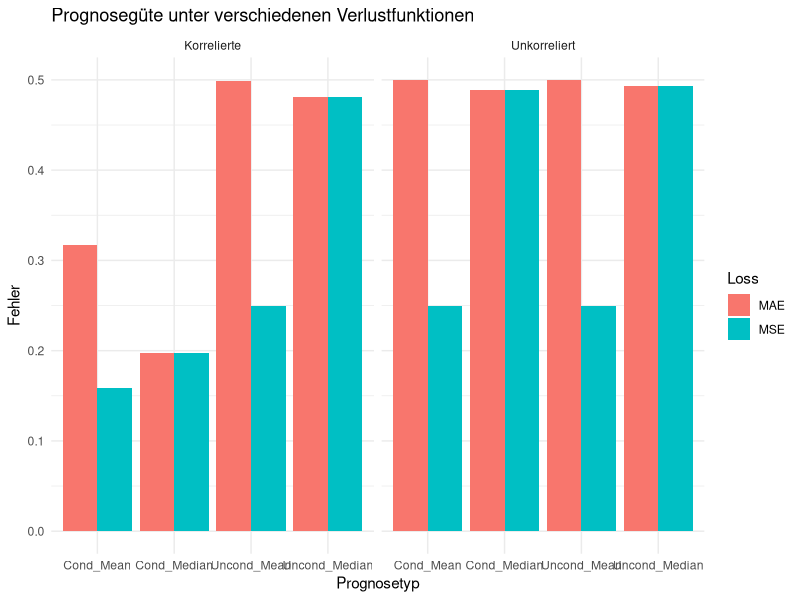

Write the R code that produced this figure.
## ---- chunk 1
# Lade here Paket
library(here)

# Optionen Rendering
knitr::opts_knit$set(root.dir = here())
knitr::opts_chunk$set(echo = TRUE,
                      message = FALSE,
                      warning = FALSE,
                      fig.align = "center",
                      fig.cap = "",
                      fig.height = 5,
                      fig.width = 8)

# Säubere Umgebung
rm(list=ls())

# Verwende "seed" für die Reproduzierbarkeit
set.seed(123)
## ---- chunk 2
n <- 1000

# Unkorrelierte Würfe
fair_flips <- rbinom(n, 1, 0.5)

# Korrelierte Würfe
correlated_flips <- numeric(n)
correlated_flips[1] <- rbinom(1, 1, 0.5)
p_stay <- 0.8

for (i in 2:n) {
  correlated_flips[i] <- ifelse(runif(1) < p_stay, correlated_flips[i-1], 1 - correlated_flips[i-1])
}
## ---- chunk 3
compute_forecast_errors <- function(flips) {
  y_actual <- flips[-1]
  y_lagged <- flips[-length(flips)]

  # Bedingter Mittelwert (empirisch geschätzt)
  prob_1_given_1 <- mean(y_actual[y_lagged == 1])
  prob_1_given_0 <- mean(y_actual[y_lagged == 0])

  cond_mean_forecast <- ifelse(y_lagged == 1, prob_1_given_1, prob_1_given_0)
  cond_median_forecast <- ifelse(cond_mean_forecast >= 0.5, 1, 0)

  # Unbedingte Varianten
  prob_1_uncond <- mean(y_lagged)
  uncond_mean_forecast <- rep(prob_1_uncond, length(y_actual))
  uncond_median_forecast <- ifelse(prob_1_uncond >= 0.5, 1, 0)

  mse <- function(a, f) mean((a - f)^2)
  mae <- function(a, f) mean(abs(a - f))

  data.frame(
    Forecast = c("Uncond_Mean", "Cond_Mean", "Uncond_Median", "Cond_Median"),
    MSE = c(mse(y_actual, uncond_mean_forecast),
            mse(y_actual, cond_mean_forecast),
            mse(y_actual, uncond_median_forecast),
            mse(y_actual, cond_median_forecast)),
    MAE = c(mae(y_actual, uncond_mean_forecast),
            mae(y_actual, cond_mean_forecast),
            mae(y_actual, uncond_median_forecast),
            mae(y_actual, cond_median_forecast))
  )
}

errors_fair <- compute_forecast_errors(fair_flips)
errors_corr <- compute_forecast_errors(correlated_flips)

errors_fair$Scenario <- "Unkorreliert"
errors_corr$Scenario <- "Korrelierte"
library(dplyr)
results <- bind_rows(errors_fair, errors_corr)
## ---- chunk 4
library(tidyr)
results_long <- pivot_longer(results, cols = c(MSE, MAE), names_to = "Loss", values_to = "Error")

results_long
## ---- chunk 5
library(ggplot2)
ggplot(results_long, aes(x = Forecast, y = Error, fill = Loss)) +
  geom_bar(stat = "identity", position = "dodge") +
  facet_wrap(~Scenario) +
  labs(title = "Prognosegüte unter verschiedenen Verlustfunktionen",
       y = "Fehler", x = "Prognosetyp") +
  theme_minimal()
